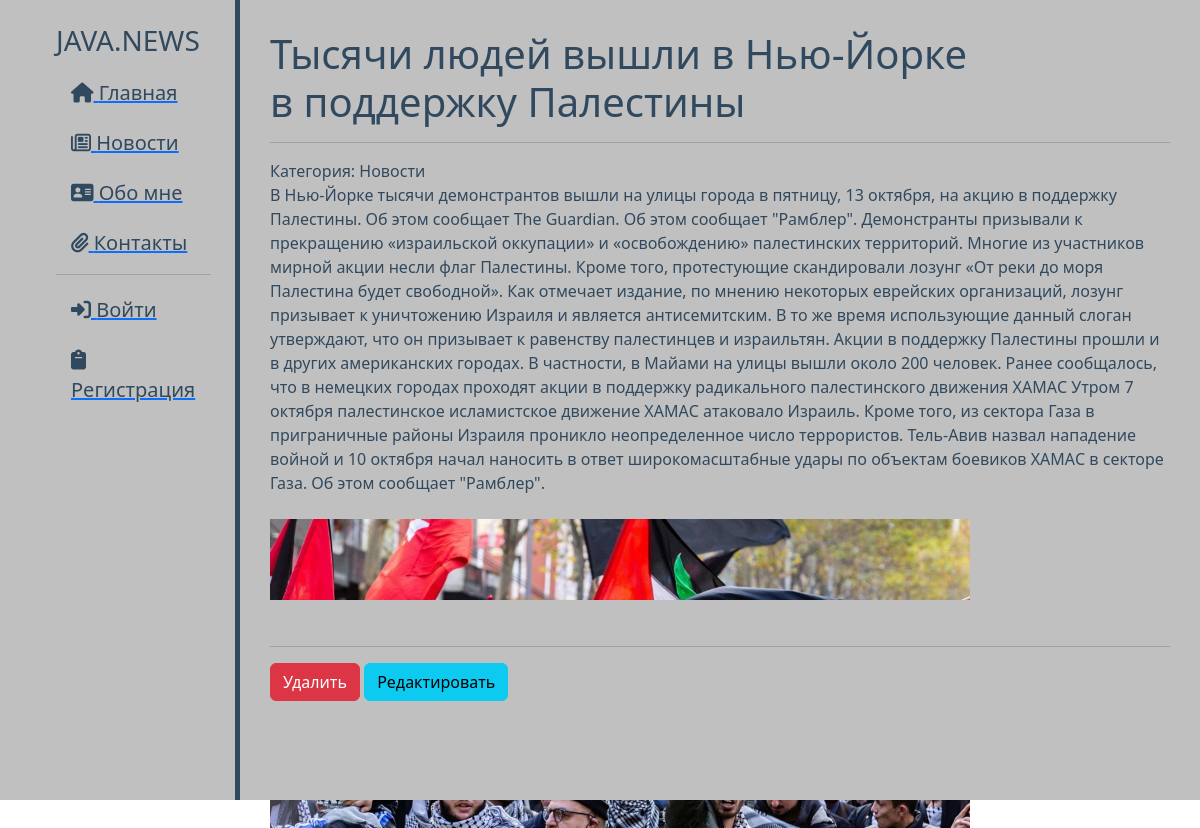
Page /product/1 on the committed database.
### index/models.py (models this page shows, shortened)
class Product(models.Model):
    product_name = models.CharField(max_length=512)
    product_category = models.ForeignKey(Category, on_delete=models.CASCADE)
    product_des = models.TextField(blank=True)
    product_photo = models.ImageField(upload_to='index\static\img')
    class Meta:
        verbose_name = 'Новость'
        verbose_name_plural = 'Новости'

class Category(models.Model):
    category_name = models.CharField(max_length=256)
    def __str__(self):
        return str(self.category_name)
    class Meta:
        verbose_name = 'Тэг'
        verbose_name_plural = 'Тэги'

### index/views.py (the view)
# urls.py: path('product/<int:pk>', views.get_exact_product, name='news-detail'),
def get_exact_product(request, pk):
    product = models.Product.objects.get(id=pk)
    context = {'product': product}
    return render(request, 'exact_product.html', context)

### index/templates/exact_product.html (shortened to what this page needs)
{% extends 'layout.html' %}
{% load static %}
{% block content %}
    <h1>{{ product.product_name }}</h1>
    <hr>
    Категория: {{ product.product_category }}<br>
    {{ product.product_des }}<br>
    <br>
{% endblock %}
{% block tools %}
    <hr>
    <a href="{% url 'news-delete' product.id %}" class="btn btn-danger">Удалить</a>
    <a href="{% url 'news-update' product.id %}" class="btn btn-info">Редактировать</a>
{% endblock %}

### index/static/css/index.css (style rules this page uses)
body { background: #C0C0C0; }

### rows in the picture
Product: product_name "Тысячи людей вышли в Нью-Йорке в поддержку Палестины", product_category "Новости", product_des "В Нью-Йорке тысячи демонстрантов вышли на улицы города в пятницу, 13 октября, на акцию в поддержку Палестины. Об этом сообщает The Guardian. Об этом сообщает \"Рамблер\". Демонстранты призывали к прекращению «израильской оккупации» и «освобождению» палестинских территорий. Многие из участников мирной акции несли флаг Палестины. Кроме того, протестующие скандировали лозунг «От реки до моря Палестина будет свободной». Как отмечает издание, по мнению некоторых еврейских организаций, лозунг призывает к уничтожению Израиля и является антисемитским. В то же время использующие данный слоган утверждают, что он призывает к равенству палестинцев и израильтян. Акции в поддержку Палестины прошли и в…"
